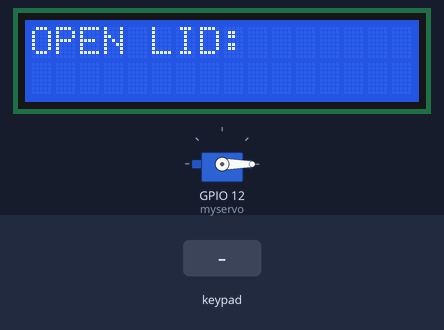
This sketch was run on a simulated ESP32. On the bench: 16×2 character LCD, servo. The test bench sets the inputs (shaded band). WiFi joins after 1.5 s; servers stay silent unless stated; random numbers use the default seed unless the sketch sets one; web services answer with replies made up by the test bench; what the sketch prints to the serial monitor is not drawn.

Above: at 7.7 s.
7.8 s: keypad keys 1 1 1 1 pressed 0.4 s apart
At 11.6 s:
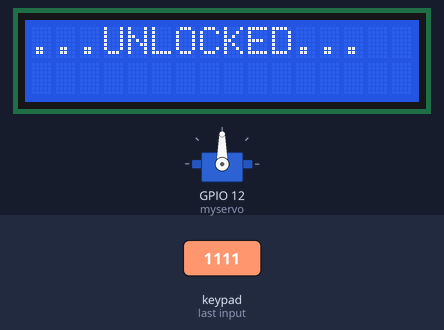
At 24.3 s:
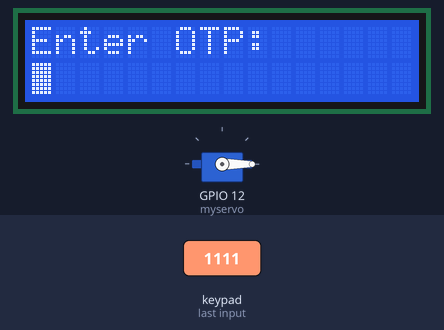
Timing chart, 0 to 25.5 s (numbered marks = the images above; inputs shaded):
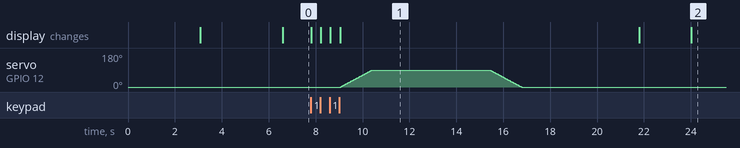

Measured:
- after the input at 7.8 s, servo on GPIO 12 (myservo): rises from 0° to 90° in 1.3 s, then falls to 0° in 6.4 s; the display: first changes at once (image 1 shows a later state)

The sketch:

OTP_Box.ino
```cpp
#include <ESP32Servo.h>

#include <ESP32Tone.h>
#include <ESP32PWM.h>

#include <Keypad.h>
#include <LiquidCrystal_I2C.h>
#include <Wire.h>

#include <WiFi.h>
#include <HTTPClient.h>
#include <WiFiClient.h>
#include <UrlEncode.h>

Servo myservo;  // Create a servo object

#define otp_Length 5

const char* ssid = "Manjunath's iPhone";
const char* password = "manjunath1122";

String phoneNumber = "+919945761637";
String apiKey = "3144812";


char Master[otp_Length] = "1111";
char Data[otp_Length];
char otp[otp_Length] = "1478";

byte data_count = 0;

const byte ROWS = 4;
const byte COLS = 3;

char hexaKeys[ROWS][COLS] = {
  {'1','2','3'},
  {'4','5','6'},
  {'7','8','9'},
  {'*','0','#'}
};
byte rowPins[ROWS] = {13, 14, 15, 16};
byte colPins[COLS] = {17, 18, 19};

LiquidCrystal_I2C lcd(0x27,16,2);

Keypad customKeypad = Keypad( makeKeymap(hexaKeys), rowPins, colPins, ROWS, COLS);


void sendMessage(String message){


  String url = "http://api.callmebot.com/whatsapp.php?phone=" + phoneNumber + "&apikey=" + apiKey + "&text=" + urlEncode(message);
  WiFiClient client;
  HTTPClient http;
  http.begin(client, url);

  http.addHeader("Content-Type", "application/x-www-form-urlencoded");

  int httpResponseCode = http.POST(url);
  if (httpResponseCode == 200){
    Serial.print("Message sent successfully");
  }
  else{
    Serial.println("Error sending the message");
    Serial.print("HTTP response code: ");
    Serial.println(httpResponseCode);
  }

  http.end();
}


void setup()
{
  Serial.begin(9600);
  lcd.init();
  lcd.backlight();
  lcd.setCursor(2,0);
  lcd.print("--IoTCrew--");
  lcd.setCursor(1,1);
  lcd.print("OTP PROJECT");
  delay(3000);
  lcd.clear();

  myservo.attach(12);  // Attach the servo to pin 9
  myservo.write(0);  // Set the initial position of the servo
  delay(2000);  // Wait for the servo to reach the initial position


  WiFi.begin(ssid, password);
  Serial.println("Connecting");
  while(WiFi.status() != WL_CONNECTED) {
    delay(500);
    Serial.print(".");
  }
  Serial.println("");
  Serial.print("Connected to WiFi network with IP Address: ");
  Serial.println(WiFi.localIP());


}

void loop()
{
  char customKey = customKeypad.getKey();


  lcd.setCursor(0, 0);
  lcd.print("OPEN LID:         ");

  if (customKey)
  {
    Data[data_count] = customKey;
    lcd.setCursor(data_count, 1);
    lcd.print(Data[data_count]);
    data_count++;
  }

  if (data_count == otp_Length - 1)
  {
    lcd.clear();

    if (!strcmp(Data, Master)) {
      lcd.print("...UNLOCKED...");
      rotateServo(90);  // Rotate the servo 90 degrees
      delay(5000);  // Wait for 5 minutes
      rotateServo(0);  // Return the servo to the original position
      delay(5000);  // Wait for 5 minutes before repeating
      lcd.clear();
      clearData();
      lock();

    }

    else
    {
      lcd.print("**ERROR**");
      delay(2000);
      lcd.clear();
      clearData();
    }

  }

}

void lock()
{
  lcd.clear();
  lcd.print("Generating OTP...");
  delay(2000);

  String otp = generateRandomOTP();
  sendMessage(otp);

  Serial.print(otp);
  lcd.clear();
  lcd.print("Enter OTP:");
  lcd.setCursor(0, 1);
  lcd.blink();

  String input;  // Variable to store user input

  while (input.length() < otp_Length) {
    char key = customKeypad.getKey();

    if (key) {
      input += key;
      lcd.print('*');
    }
  }

  lcd.noBlink();

  if (input == otp) {
    lcd.clear();
    lcd.setCursor(0, 0);
    lcd.print("Access granted");
    rotateServo(90);  // Rotate the servo 90 degrees
    delay(5000);  // Wait for 5 minutes
    rotateServo(0);  // Return the servo to the original position
    delay(5000);  // Wait for 5 minutes before repeating

  } else {
    lcd.clear();
    lcd.print("Incorrect OTP");
    delay(2000);  // Display the message for 2 seconds before retrying
    lock();
  }
}

String generateRandomOTP() {
  String otp;

  for (int i = 0; i < otp_Length; i++) {
    char digit = random(10) + '0';
    otp += digit;
  }

  return otp;
}


void clearData()
{

  while (data_count != 0)
  {
    Data[data_count--] = 0;
  }
  return;
}

void rotateServo(int angle) {
  int currentAngle = myservo.read();
  if (currentAngle < angle) {
    for (int i = currentAngle; i <= angle; i++) {
      myservo.write(i);
      delay(15);
    }
  } else {
    for (int i = currentAngle; i >= angle; i--) {
      myservo.write(i);
      delay(15);
    }
  }
}
```
